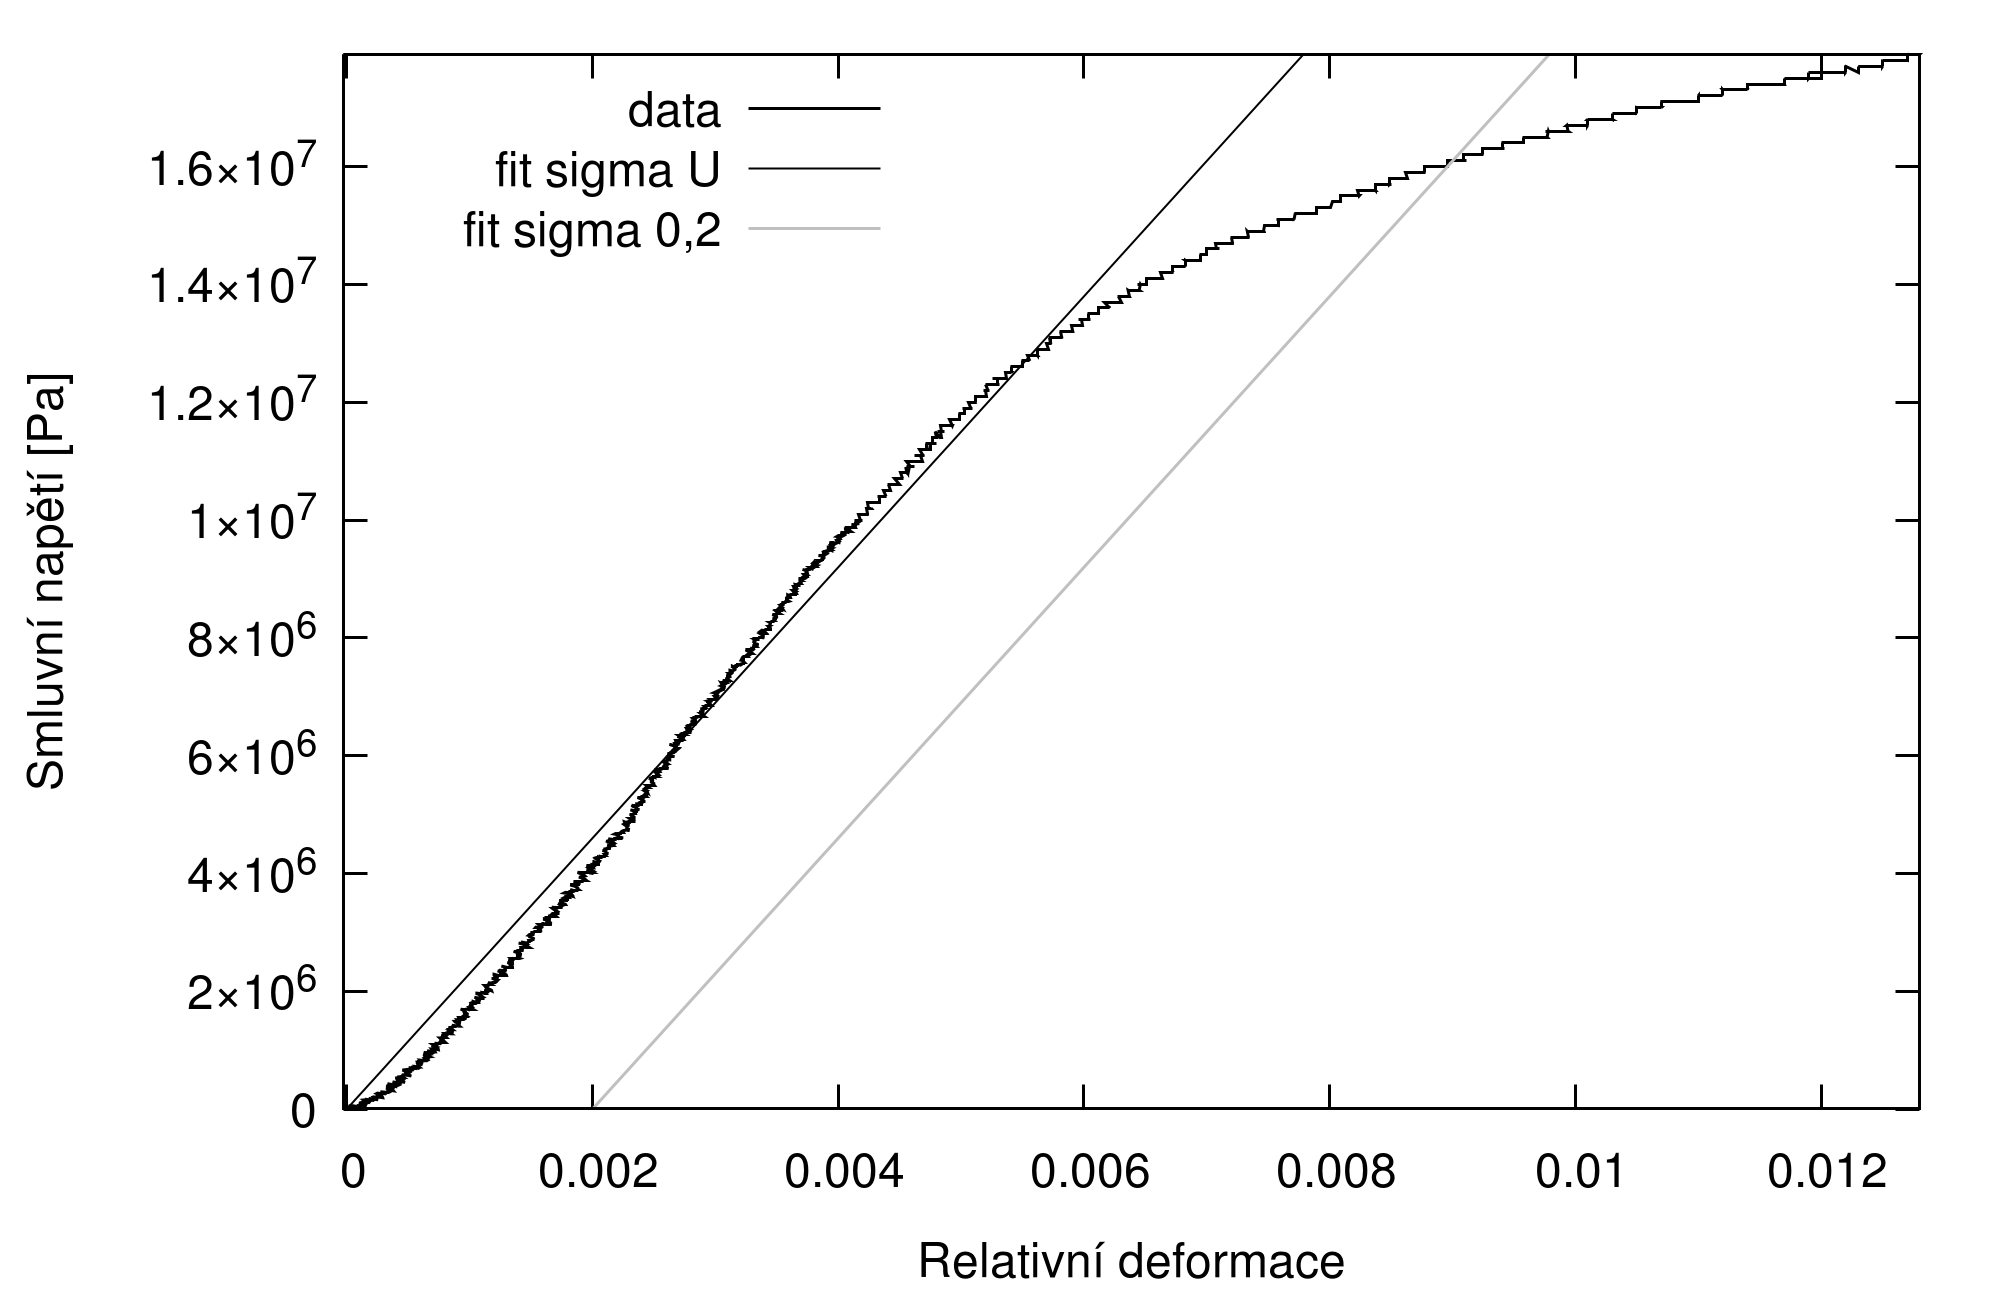

This chart was generated by the following gnuplot code:
set terminal pngcairo enhanced size 2000,1300 font 'Helvetica,36'  
set encoding utf8

set xlabel 'Relativní deformace'
set ylabel 'Smluvní napětí [Pa]'

set border lw 3

set key left top

f(x) = 2.29906e+09*x
g(x) = 2.29906e+09*(x-0.002)

set output "graf.png"
plot [-2.14E-05:1.28E-02] [9.11E+03:1.79E+07] "epsilon_sigma.dat" with lines lw 3 lc rgb "black" title "data", f(x) lw 2 lc rgb "black" title "fit sigma U", g(x) lw 3 lc rgb "grey" title "fit sigma 0,2"

set output
